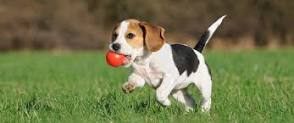
#> input picture Sample images/dog_playing.jpeg, 294 x 123 px, found by its file name
$ python sift_feature.py
#> lines starting #> are read from the running program, lines starting #| are printed output that depends on the picture

# # Important NOTE:  Use opencv <= 3.4.2.16 as
# # SIFT is no longer available in
# # opencv > 3.4.2.16
import cv2

# Loading the image
file_path = 'dog_playing.jpeg'
img = cv2.imread(file_path)
#> img is the input picture: shape (123, 294, 3); mean B, G, R 74.8, 118.2, 113.9


# Converting image to grayscale
gray= cv2.cvtColor(img,cv2.COLOR_BGR2GRAY)
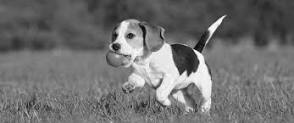
#> gray: shape (123, 294); min 2, max 255, mean 111.9

# cv2.imshow(img)
# Applying SIFT detector
sift = cv2.SIFT_create()
kp = sift.detect(gray, None)
#> kp = 215 keypoints; strongest (x, y, size): (212, 29, 5.3), (130, 36, 4.8), (219, 21, 3.5), (186, 63, 13.8)

# Marking the keypoint on the image using circles
img=cv2.drawKeypoints(gray ,
                      kp ,
                      img ,
                      flags=cv2.DRAW_MATCHES_FLAGS_DRAW_RICH_KEYPOINTS)
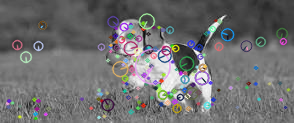
#> img: shape (123, 294, 3); mean B, G, R 112, 111, 111.3

cv2.imwrite('image-with-keypoints1.jpg', img)

'''Writes in a image file'''
# [22 lines of commented-out code are left out]

'''This is the function that does in a folder'''
# import cv2
# import numpy as np
# import os

# # Set the path to the folder containing your images
# image_folder = 'images'  # Replace with the path to your image folder

# # Initialize the SIFT detector
# sift = cv2.SIFT_create()

# # Initialize lists to store the SIFT features and image numbers
# sift_features_list = []
# image_numbers = []

# # Process each image in the folder
# for image_number, filename in enumerate(os.listdir(image_folder)):
#     if filename.endswith(('.jpg', '.jpeg', '.png', '.bmp')):  # You can add more extensions if needed
#         # Read the image
#         img = cv2.imread(os.path.join(image_folder, filename), cv2.IMREAD_GRAYSCALE)
#         print(img.shape)

#         # Detect SIFT keypoints and compute descriptors
#         keypoints, descriptors = sift.detectAndCompute(img, None)

#         # Create a 3D vector for each SIFT descriptor
#         sift_vectors = np.hstack((np.ones((descriptors.shape[0], 1)) * image_number, descriptors))

#         # Append the sift_vectors to the list
#         sift_features_list.append(sift_vectors)

#         # Store the image number
#         image_numbers.append(image_number)

# # Concatenate the SIFT features and image numbers into a single NumPy array
# sift_features = np.vstack(sift_features_list)
# image_numbers = np.array(image_numbers)


# Now, sift_features contains the 3D vectors where the first dimension is the image number,
# and the other two dimensions represent the SIFT descriptor.

# Example: Access the SIFT feature for the 5th image and the 10th descriptor
# image_index = 5
# descriptor_index = 10
# feature = sift_features[(image_numbers == image_index) & (sift_features[:, 0] == descriptor_index)]

# You can use this sift_features array for further analysis or processing.

$ run again, with Sample images/32x32.png saved as Sample images/dog_playing.jpeg
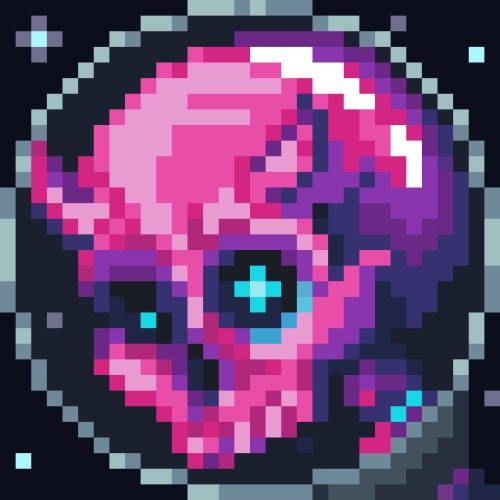
#> input picture Sample images/32x32.png, 500 x 500 px, found by its file name
#> img is the input picture: shape (500, 500, 3); mean B, G, R 112.5, 66.2, 104.9
#> `gray= cv2.cvtColor(img,cv2.COLOR_BGR2GRAY)`:
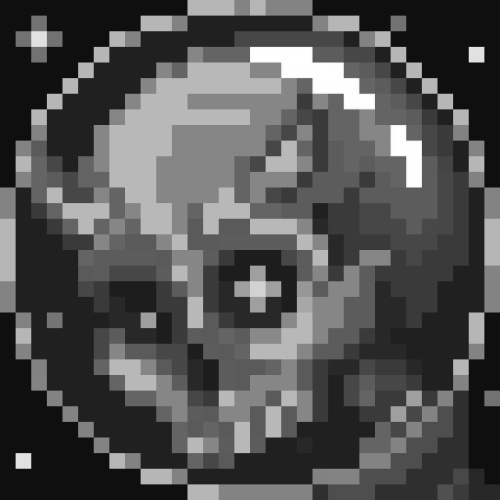
#> gray: shape (500, 500); min 8, max 255, mean 83.1
#> kp = 769 keypoints; strongest (x, y, size): (23, 461, 11.3), (476, 54, 11.2), (39, 39, 16.7), (70, 86, 10.4)
#> `img=cv2.drawKeypoints(gray , kp , img , flags=cv2.DRAW_MATCHES_FLAGS_D..`:
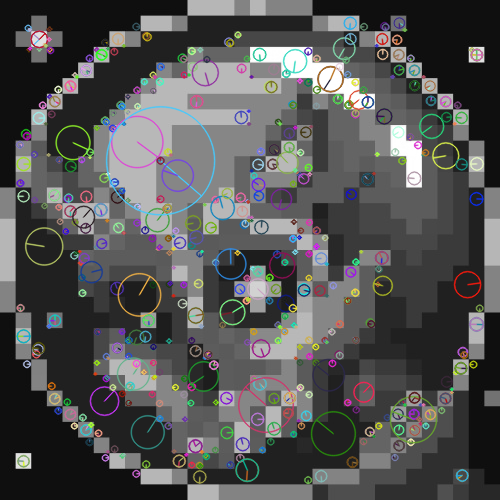
#> img: shape (500, 500, 3); mean B, G, R 84.4, 84.5, 84.2

$ run again, with Sample images/bird_cifar10.png saved as Sample images/dog_playing.jpeg
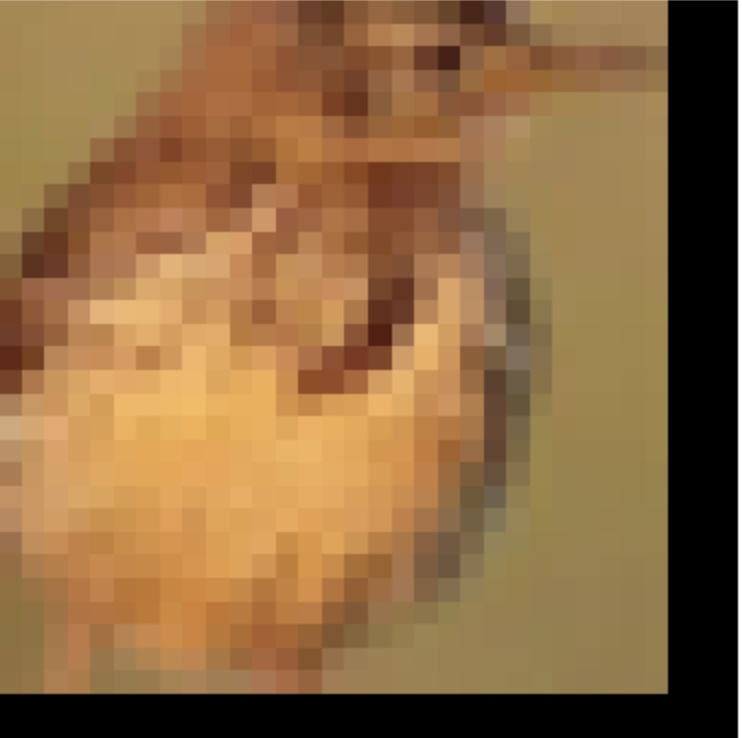
#> input picture Sample images/bird_cifar10.png, 742 x 738 px, found by its file name
#> img is the input picture: shape (738, 742, 3); mean B, G, R 66.2, 106.9, 143.2
#> `gray= cv2.cvtColor(img,cv2.COLOR_BGR2GRAY)`:
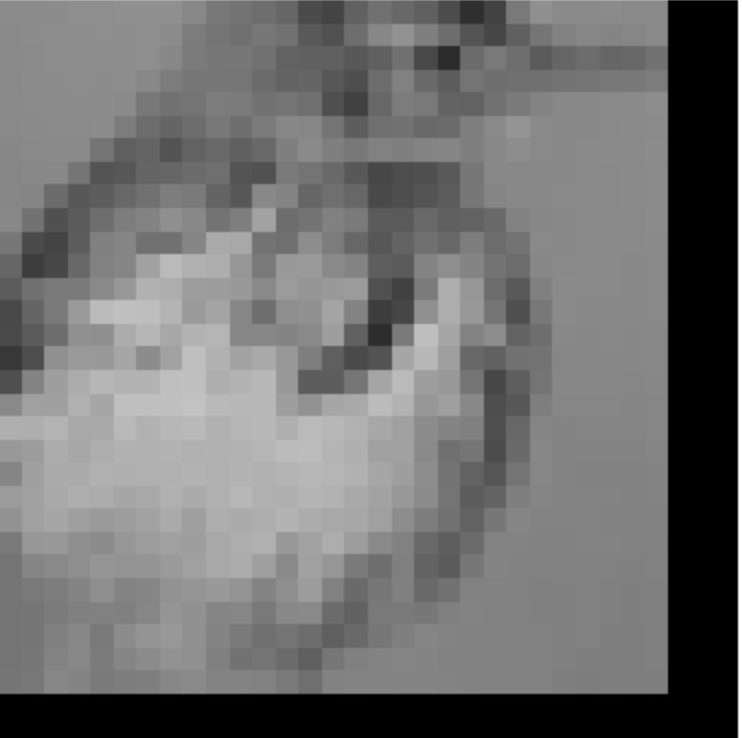
#> gray: shape (738, 742); min 0, max 255, mean 113.1
#> kp = 82 keypoints; strongest (x, y, size): (218, 451, 212.6), (645, 113, 38.4), (655, 33, 21.3), (639, 122, 49.7)
#> `img=cv2.drawKeypoints(gray , kp , img , flags=cv2.DRAW_MATCHES_FLAGS_D..`:
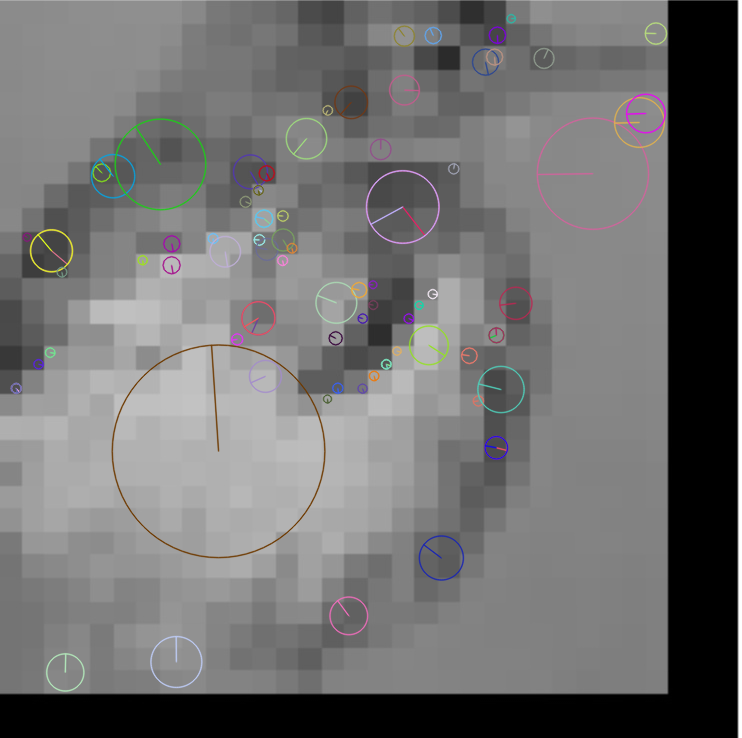
#> img: shape (738, 742, 3); mean B, G, R 113.2, 113.1, 113.5
